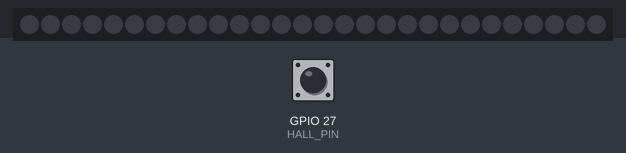
The program below on a simulated ESP32. Parts: 28 RGB LEDs in strip order, left to right. The inputs (shaded band) are chosen by the test bench; at power-on: GPIO 27 (HALL_PIN) HIGH.

Above: at 1.2 s.
1.3 s: GPIO 27 (HALL_PIN) pulled LOW for 0.15 s
At 1.41 s:
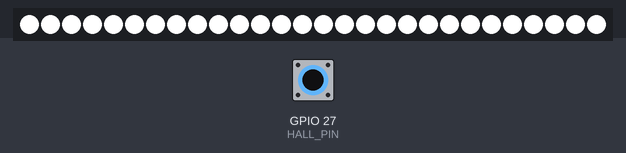
2.9 s: GPIO 27 (HALL_PIN) pulled LOW for 3.2 s
Timing chart, 0 to 5.9 s (numbered marks = the images above; inputs shaded):
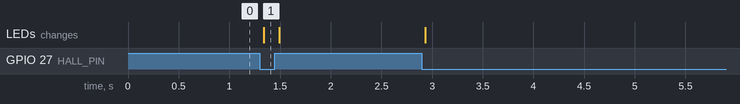

Measured:
- after the input at 1.3 s, the LEDs: change at once (image 1)

The program:

main.cpp
```cpp
#include <Arduino.h>
#include <Adafruit_NeoPixel.h>
#include "HX711.h"

#define PIN 32
#define NUMPIXELS 28

Adafruit_NeoPixel pixels = Adafruit_NeoPixel(NUMPIXELS, PIN, NEO_GRB + NEO_KHZ800);

#define HALL_PIN 27
const int LOADCELL_DOUT_PIN = 5;
const int LOADCELL_SCK_PIN = 4;

HX711 scale;

void setup() {
  pinMode(HALL_PIN, INPUT_PULLUP);
  pixels.begin();
  for(int i=0; i<NUMPIXELS; i++){
    pixels.setPixelColor(i, pixels.Color(255,255,255));
    pixels.show();
  }
  scale.begin(LOADCELL_DOUT_PIN, LOADCELL_SCK_PIN);
  Serial.begin(115200);
}

void loop() {
  int hallVal = digitalRead(HALL_PIN);
  //int scaleVal = scale.read_average(5);
  for(int i=0; i<NUMPIXELS; i++){
    pixels.setPixelColor(i, pixels.Color(!hallVal*255,!hallVal*255,!hallVal*255));
    pixels.show();
  }
  //Serial.print(hallVal);
  //Serial.print("\t");
  //Serial.println(scaleVal);
}
```
